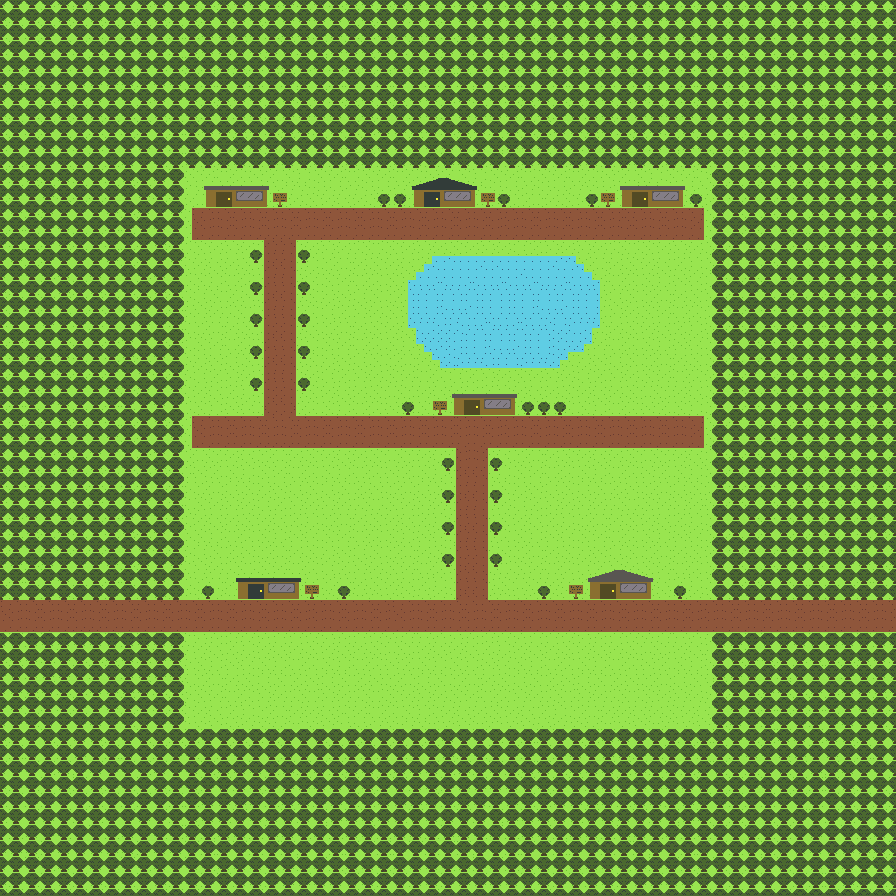

This game map was drawn from its Tiled (.tmx) file and the tilesets committed beside it. A one-line description and the trimmed map source follow:
An orthogonal 112x112 tile map with 8x8 px tiles, 4 tile layers (background, buildings, signs, walls) and 83 objects (62x wall, 8x sign, 4x player, 3x door, 3x npc, ...).

<map version="1.2" tiledversion="1.2.4" orientation="orthogonal" renderorder="right-down" width="112" height="112" tilewidth="8" tileheight="8" infinite="0" nextlayerid="20" nextobjectid="108">
 <tileset firstgid="1" source="scene1_tileset.tsx" />
 <layer id="12" name="background" width="112" height="112">
  <data>[12544 cells, 12544 non-empty, 12 distinct tile ids]</data>
 </layer>
 <layer id="18" name="buildings" width="112" height="112">
  <data>[12544 cells, 236 non-empty, 139 distinct tile ids]</data>
 </layer>
 <layer id="15" name="signs" width="112" height="112">
  <data>[12544 cells, 33 non-empty, 13 distinct tile ids]</data>
 </layer>
 <objectgroup id="19" name="doors">
  <object id="96" name="scene2" type="door" x="712" y="600" width="16" height="32" />
  <object id="98" name="scene3" type="door" x="168" y="600" width="16" height="32" />
  <object id="101" name="scene1_house1" type="door" x="600" y="584" width="16" height="16" />
 </objectgroup>
 <objectgroup id="16" name="signs">
  <object id="15" name="sign_1" type="sign" x="432" y="400" width="16" height="16" />
  <object id="33" name="sign_2" type="sign" x="272" y="192" width="16" height="16" />
  <object id="34" name="sign_3" type="sign" x="480" y="192" width="16" height="16" />
  <object id="35" name="sign_4" type="sign" x="600" y="192" width="16" height="16" />
  <object id="36" name="sign_4" type="sign" x="600" y="192" width="16" height="16" />
  <object id="39" name="sign_5" type="sign" x="304" y="584" width="16" height="16" />
  <object id="40" name="sign_5" type="sign" x="304" y="584" width="16" height="16" />
  <object id="41" name="sign_6" type="sign" x="568" y="584" width="16" height="16" />
 </objectgroup>
 <objectgroup id="14" name="walls">
  <object id="11" type="wall" x="0" y="0" width="896" height="168" />
  <object id="12" type="wall" x="0" y="168" width="184" height="432" />
  <object id="13" type="wall" x="712" y="168" width="184" height="432" />
  <object id="14" type="wall" x="0" y="728" width="896" height="168" />
  <object id="16" type="wall" x="448" y="392" width="72" height="24" />
  <object id="18" type="wall" x="0" y="632" width="184" height="96" />
  <object id="19" type="wall" x="0" y="600" width="168" height="32" />
  <object id="20" type="wall" x="712" y="632" width="184" height="96" />
  <object id="21" type="wall" x="728" y="600" width="168" height="32" />
  <object id="23" type="wall" x="200" y="184" width="72" height="24" />
  <object id="25" type="wall" x="408" y="184" width="72" height="24" />
  <object id="27" type="wall" x="616" y="184" width="72" height="24" />
  <object id="29" type="wall" x="584" y="576" width="72" height="24" />
  <object id="31" type="wall" x="232" y="576" width="72" height="24" />
  <object id="42" type="wall" x="424" y="176" width="40" height="8" />
  <object id="43" type="wall" x="600" y="568" width="40" height="8" />
  <object id="44" type="wall" x="248" y="248" width="16" height="16" />
  <object id="45" type="wall" x="248" y="280" width="16" height="16" />
  <object id="47" type="wall" x="248" y="312" width="16" height="16" />
  <object id="50" type="wall" x="248" y="344" width="16" height="16" />
  <object id="51" type="wall" x="248" y="376" width="16" height="16" />
  <object id="52" type="wall" x="296" y="248" width="16" height="16" />
  <object id="53" type="wall" x="296" y="280" width="16" height="16" />
  <object id="54" type="wall" x="296" y="312" width="16" height="16" />
  <object id="55" type="wall" x="296" y="344" width="16" height="16" />
  <object id="56" type="wall" x="296" y="376" width="16" height="16" />
  <object id="57" type="wall" x="376" y="192" width="16" height="16" />
  <object id="58" type="wall" x="392" y="192" width="16" height="16" />
  <object id="59" type="wall" x="496" y="192" width="16" height="16" />
  <object id="60" type="wall" x="584" y="192" width="16" height="16" />
  <object id="61" type="wall" x="688" y="192" width="16" height="16" />
  <object id="62" type="wall" x="400" y="400" width="16" height="16" />
  <object id="63" type="wall" x="520" y="400" width="16" height="16" />
  <object id="64" type="wall" x="520" y="400" width="16" height="16" />
  <object id="79" type="wall" x="440" y="256" width="120" height="112" />
  <object id="80" type="wall" x="408" y="280" width="24" height="48" />
  <object id="81" type="wall" x="560" y="280" width="40" height="48" />
  <object id="82" type="wall" x="560" y="256" width="16" height="24" />
  <object id="84" type="wall" x="576" y="264" width="8" height="16" />
  <object id="85" type="wall" x="584" y="272" width="8" height="8" />
  <object id="88" type="wall" x="560" y="328" width="32" height="16" />
  <object id="89" type="wall" x="560" y="344" width="8" height="16" />
  <object id="90" type="wall" x="568" y="344" width="16" height="8" />
  <object id="91" type="wall" x="416" y="328" width="16" height="16" />
  <object id="92" type="wall" x="424" y="344" width="8" height="8" />
  <object id="93" type="wall" x="416" y="272" width="16" height="8" />
  <object id="94" type="wall" x="424" y="264" width="8" height="8" />
  <object id="95" type="wall" x="432" y="256" width="8" height="104" />
  <object id="65" type="wall" x="536" y="400" width="16" height="16" />
  <object id="66" type="wall" x="552" y="400" width="16" height="16" />
  <object id="67" type="wall" x="440" y="456" width="16" height="16" />
  <object id="68" type="wall" x="440" y="488" width="16" height="16" />
  <object id="69" type="wall" x="440" y="520" width="16" height="16" />
  <object id="70" type="wall" x="440" y="552" width="16" height="16" />
  <object id="71" type="wall" x="488" y="456" width="16" height="16" />
  <object id="72" type="wall" x="488" y="488" width="16" height="16" />
  <object id="73" type="wall" x="488" y="520" width="16" height="16" />
  <object id="74" type="wall" x="488" y="552" width="16" height="16" />
  <object id="75" type="wall" x="536" y="584" width="16" height="16" />
  <object id="76" type="wall" x="672" y="584" width="16" height="16" />
  <object id="77" type="wall" x="336" y="584" width="16" height="16" />
  <object id="78" type="wall" x="200" y="584" width="16" height="16" />
 </objectgroup>
 <layer id="13" name="walls" width="112" height="112">
  <data>[12544 cells, 7864 non-empty, 8 distinct tile ids]</data>
 </layer>
 <objectgroup id="2" name="player_spawns">
  <object id="1" name="from_scene2" type="player" x="696" y="608" width="8" height="8" />
  <object id="102" name="from_scene3" type="player" x="184" y="608" width="8" height="8" />
  <object id="103" name="from_scene1_house1" type="player" x="600" y="600" width="8" height="8" />
  <object id="105" name="default_spawn" type="player" x="600" y="616" width="8" height="8" />
 </objectgroup>
 <objectgroup id="3" name="npcs">
  <object id="5" name="npc1" type="npc" x="528" y="424" width="8" height="8">
   <properties>
    <property name="assetName" value="npc1" />
    <property name="npcType" value="human" />
   </properties>
  </object>
  <object id="8" name="npc2" type="npc" x="368" y="504" width="8" height="8">
   <properties>
    <property name="assetName" value="npc2" />
    <property name="npcType" value="human" />
   </properties>
  </object>
  <object id="106" name="monster1" type="npc" x="600" y="512" width="8" height="8">
   <properties>
    <property name="assetName" value="monster1" />
    <property name="npcType" value="monster" />
    <property name="isAggressive" type="bool" value="true" />
   </properties>
  </object>
 </objectgroup>
 <objectgroup id="4" name="npc_move_boundaries">
  <object id="4" name="npc1" type="npc_move_boundary" x="504" y="392" width="80" height="72" />
  <object id="9" name="npc2" type="npc_move_boundary" x="328" y="408" width="88" height="112" />
  <object id="107" name="monster1" type="npc_move_boundary" x="560" y="488" width="80" height="72" />
 </objectgroup>
</map>
